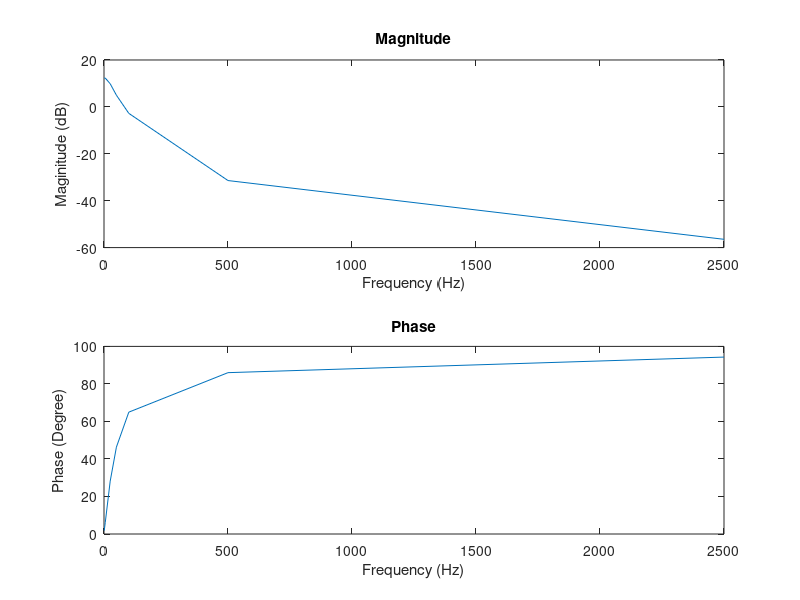

The MATLAB source for this figure: (Note: this script raises an error after producing the figure.)
clear; clc;
close all;
%%
freq = [1,5,25,50,100,500,2500];
first_in = [1.13, 1.13, 1.13, 1.13, 1.01, 1.01, 1.01];
first_out = [2.09, 2.09, 1.85, 1.45, 0.88, 0.21, 0.06];
first_phase = [1.83, 6.04, 28.2, 46.31, 64.95, 86.0, 94.3];

second_in =[1.07, 1.09, 1.09, 1.07,1.01, 1.01, 1.01];
second_out =[1.71, 1.71, 1.63, 1.13, 0.37, 0.04, 0,03];
second_phase =[2.07, 8.34, 46.41, 95.91, 139.16, 180, 180];
%%
%Magnitude dB = 20log(out/in)
first_mag = [];
second_mag = [];
for i = (1:7)
    stmag = 20*log(first_out(1,i)/ first_in(1,i));
    first_mag = [first_mag; stmag];
    ndmag = 20*log(second_out(1,i)/ second_in(1,i));
    if ndmag == -Inf
        ndmag = -70;
    end
    second_mag = [second_mag; ndmag];
end
%%
figure;
subplot(2, 1, 1);
plot(freq, first_mag);
title('Magnitude');
xlabel('Frequency (Hz)');
ylabel('Maginitude (dB)');

subplot(2, 1, 2);
plot(freq, first_phase);
title('Phase');
xlabel('Frequency (Hz)');
ylabel('Phase (Degree)');

sgtitle('Bode Plote of 1^s^t order low pass filter')
%%
figure;
subplot(2, 1, 1);
plot(freq, second_mag);
title('Magnitude');
xlabel('Frequency (Hz)');
ylabel('Maginitude (dB)');

subplot(2, 1, 2);
plot(freq, second_phase);
title('Phase');
xlabel('Frequency (Hz)');
ylabel('Phase (Degree)');

sgtitle('Bode Plote of 2^n^d order low pass filter')
